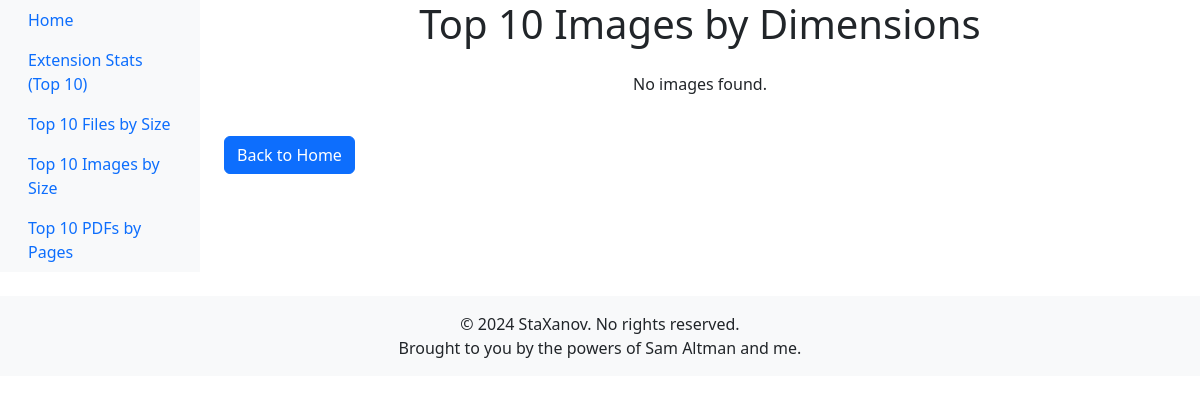
Page /stknapp/top/10/bydimensions/ on the earlier database version.
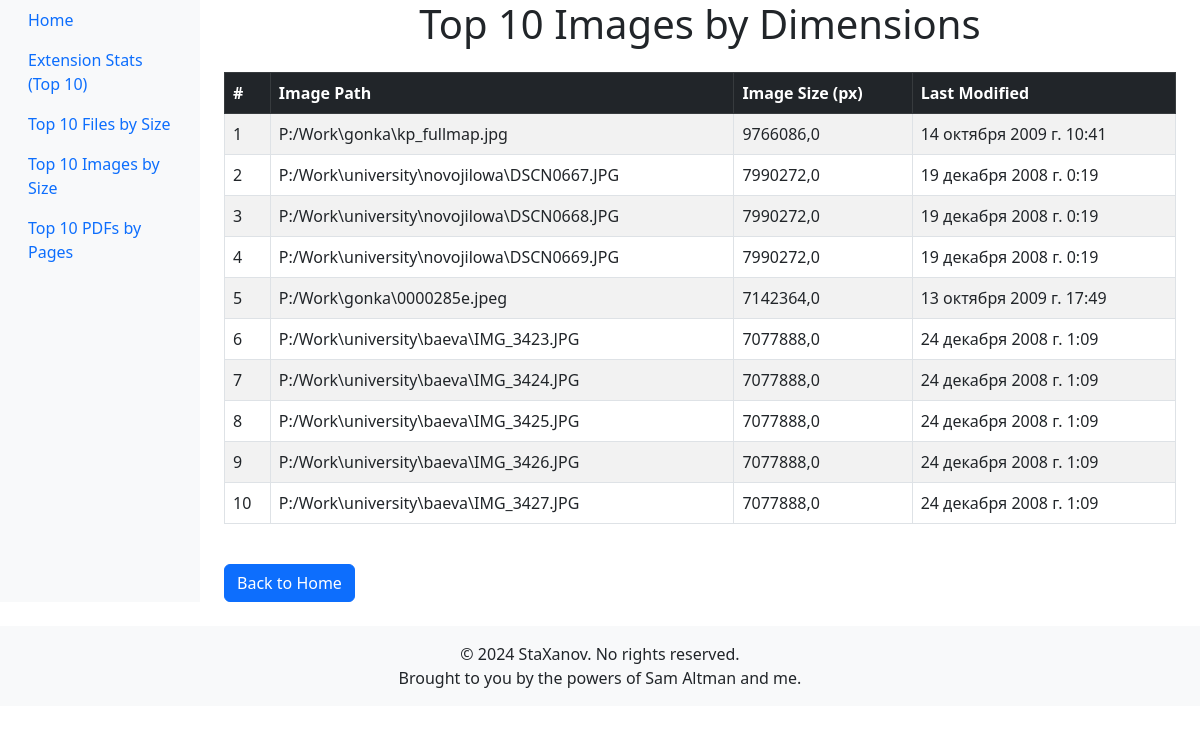
Same page on the later database version.
### stknapp/models.py (models this page shows, shortened)
class FileInfo(models.Model):
    path = models.CharField(max_length=200)
    extension = models.CharField(max_length=10, null=True, blank=True)
    is_folder = models.BooleanField(null=True)
    size = models.FloatField()
    last_modified = models.DateTimeField(null=True, blank=True)
    created_time = models.DateTimeField(auto_now_add=True)
    is_container = models.BooleanField(null=True, blank=True)
    parent_object = models.CharField(null=True, blank=True, max_length=200)
    within_container = models.BooleanField(null=True)
    Office_last_mod_time = models.DateTimeField(null=True, blank=True)
    Office_last_mod_by = models.CharField(max_length=50, null=True, blank=True)
    XLS_num_sheets = models.IntegerField(null=True, blank=True)
    PDF_num_pages = models.IntegerField(null=True, blank=True)
    PDF_layout = models.CharField(max_length=20, null=True, blank=True)
    MP3_track_title = models.CharField(max_length=100, null=True, blank=True)
    MP3_artist = models.CharField(max_length=100, null=True, blank=True)
    MP3_duration = models.CharField(max_length=10, null=True, blank=True)
    AUD_bitrate = models.CharField(max_length=10, null=True, blank=True)
    IMG_size = models.FloatField(null=True, blank=True)
    IMG_dpi = models.CharField(max_length=10, null=True, blank=True)
    IMG_device = models.CharField(max_length=20, null=True, blank=True)

### stknapp/views.py (the view)
# urls.py: path("top/<int:num>/bydimensions/", views.imgtop, name="imgtop"),
def imgtop(request, num):
    try:
        num = int(num)  # строку в инт
        top_images = FileInfo.objects.filter(IMG_size__isnull=False).order_by('-IMG_size')[:num]
        context = {
            "top_images": top_images,
            "num": num,
        }
        return render(request, "imgtop.html", context)
    except ValueError:
        return render(request, "imgtop.html", {"error": "Invalid number of images specified."})

### stknapp/templates/imgtop.html (shortened to what this page needs)
{% extends "base.html" %}
{% block content %}
<h1 class="text-center">Top {{ num }} Images by Dimensions</h1>
{% if top_images %}
    <table class="table table-striped table-bordered mt-4">
        <thead class="table-dark">
            <tr>
                <th>#</th>
                <th>Image Path</th>
                <th>Image Size (px)</th>
                <th>Last Modified</th>
            </tr>
        </thead>
        <tbody>
            {% for img in top_images %}
                <tr>
                    <td>{{ forloop.counter }}</td>
                    <td>{{ img.path }}</td>
                    <td>{{ img.IMG_size }}</td>
                    <td>{{ img.last_modified }}</td>
                </tr>
            {% endfor %}
        </tbody>
    </table>
{% else %}
    <p class="text-center mt-4">No images found.</p>
{% endif %}
<a href="/stknapp" class="btn btn-primary mt-4">Back to Home</a>
{% endblock %}

Differences in the rows shown:
added FileInfo: path "P:/Work\\gonka\\kp_fullmap.jpg", IMG_size "9766086,0", last_modified "14 октября 2009 г. 10:41"
added FileInfo: path "P:/Work\\university\\novojilowa\\DSCN0667.JPG", IMG_size "7990272,0", last_modified "19 декабря 2008 г. 0:19"
added FileInfo: path "P:/Work\\university\\novojilowa\\DSCN0668.JPG", IMG_size "7990272,0", last_modified "19 декабря 2008 г. 0:19"
added FileInfo: path "P:/Work\\university\\novojilowa\\DSCN0669.JPG", IMG_size "7990272,0", last_modified "19 декабря 2008 г. 0:19"
added FileInfo: path "P:/Work\\gonka\\0000285e.jpeg", IMG_size "7142364,0", last_modified "13 октября 2009 г. 17:49"
added FileInfo: path "P:/Work\\university\\baeva\\IMG_3423.JPG", IMG_size "7077888,0", last_modified "24 декабря 2008 г. 1:09"
added FileInfo: path "P:/Work\\university\\baeva\\IMG_3424.JPG", IMG_size "7077888,0", last_modified "24 декабря 2008 г. 1:09"
added FileInfo: path "P:/Work\\university\\baeva\\IMG_3425.JPG", IMG_size "7077888,0", last_modified "24 декабря 2008 г. 1:09"
added FileInfo: path "P:/Work\\university\\baeva\\IMG_3426.JPG", IMG_size "7077888,0", last_modified "24 декабря 2008 г. 1:09"
added FileInfo: path "P:/Work\\university\\baeva\\IMG_3427.JPG", IMG_size "7077888,0", last_modified "24 декабря 2008 г. 1:09"
Other differences:
text no longer shown: "No images found."
text now shown: "# Image Path Image Size (px) Last Modified"
